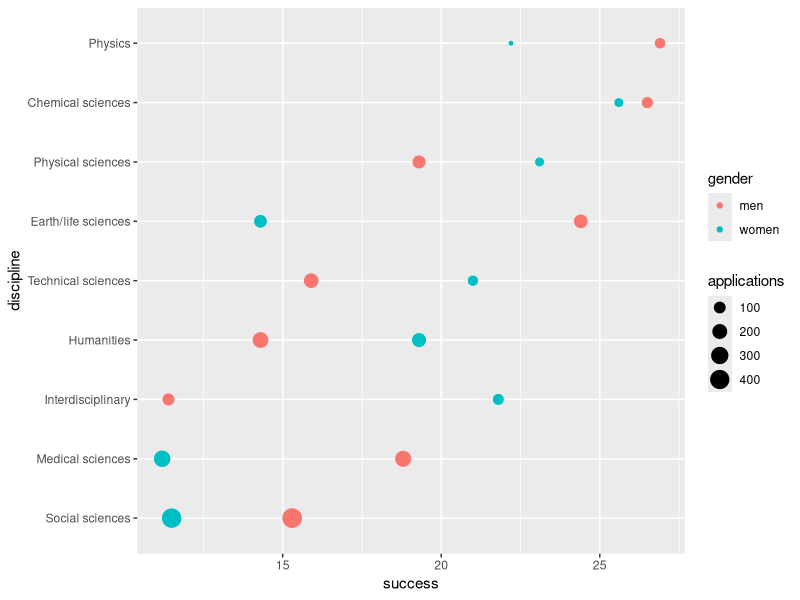

Generate this figure with R:
## ---- chunk 1
library(dslabs)
library(tidyverse)
data("research_funding_rates")
#data("admissions")

## ---- chunk 2
research_funding_rates
#admissions

## ---- chunk 3
research_funding_rates %>% mutate(awards_not_men=applications_men-awards_men,awards_not_women=applications_women-awards_women) %>% summarize(awards_men=sum(awards_men),awards_women=sum(awards_women),awards_not_men=sum(awards_not_men),awards_not_women=sum(awards_not_women),percentage_men=sum(awards_men)/sum(applications_men)*100,percentage_women=sum(awards_women)/sum(applications_women)*100)
## ---- chunk 4
dat <- research_funding_rates %>% 
      mutate(discipline = reorder(discipline, success_rates_total)) %>%
      rename(success_total = success_rates_total,
             success_men = success_rates_men,
             success_women = success_rates_women) %>%
      gather(key, value, -discipline) %>%
      separate(key, c("type", "gender")) %>%
      spread(type, value) %>%
      filter(gender != "total")
dat
## ---- chunk 5
dat %>% ggplot(aes(success,discipline,col=gender,size=applications)) + geom_point()
